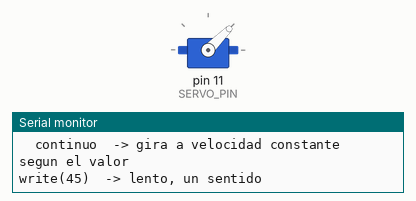
This sketch was run on a simulated Arduino Uno, built with avr-gcc and run on an emulated ATmega328P. Shown: servo, the last lines printed to the serial monitor.

Above: at 2.15 s.
At 5.25 s:
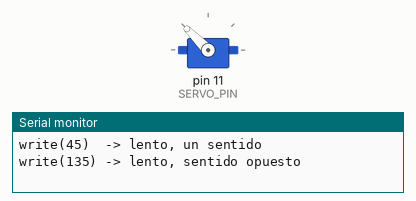
At 8.35 s:
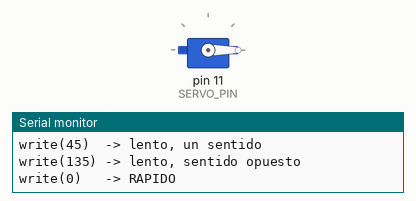
At 14.6 s:
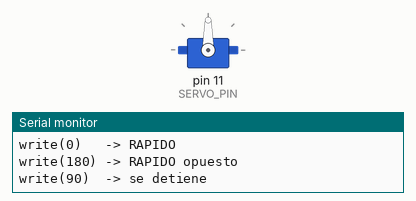
Timing chart, 0 to 18.4 s (numbered marks = the images above):
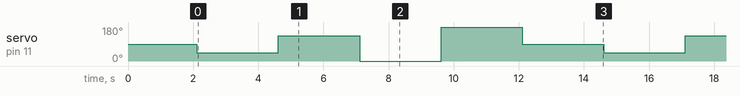

The sketch:

probar_servo.ino
```cpp
#include <Servo.h>

// --- SERVO DIAGNOSTICO v2 ---
// Tu resultado anterior ("se detiene pero da vueltas de mas") apunta a que el
// servo ES de ROTACION CONTINUA de 360° (tipo FS90R / MG996R modificado, le
// quitaron los topes internos). En esos servos write() controla VELOCIDAD:
//   90 = detenido, 0 = gira rapido en un sentido, 180 = gira rapido al otro.
//
// Esta prueba lo confirma definitivamente midiendo DIRECCION y VELOCIDAD:
//  - write(45)  -> si es continuo, girará DESPACIO en un sentido
//  - write(135) -> si es continuo, girará DESPACIO en el sentido opuesto
//  - write(0)   -> girará RAPIDO
//  - write(180) -> girará RAPIDO al otro lado
// En un servo ESTANDAR, 45/135/0/180 solo son posiciones (se detienen al llegar).

const int SERVO_PIN = 11;
Servo myServo;

void setup() {
  Serial.begin(9600);
  myServo.attach(SERVO_PIN);
  myServo.write(90); // detenerse (en continuo) o centro (en estandar)
  Serial.println("=== TEST SERVO v2 ===");
  Serial.println("Observa la VELOCIDAD de giro en cada paso:");
  Serial.println("  estandar  -> llega a una posicion y para");
  Serial.println("  continuo  -> gira a velocidad constante segun el valor");
  Serial.println("");
  delay(2000);
}

void loop() {
  test(45,  "write(45)  -> lento, un sentido");
  test(135, "write(135) -> lento, sentido opuesto");
  test(0,   "write(0)   -> RAPIDO");
  test(180, "write(180) -> RAPIDO opuesto");
  test(90,  "write(90)  -> se detiene");
}

void test(int angle, const char *message) {
  myServo.write(angle);
  Serial.println(message);
  delay(2500);
}
```

Measured:
- by itself, servo on pin 11 (SERVO_PIN): repeats every 12.5 s: 135° 2.5 s, 0° 2.5 s, 180° 2.5 s, 90° 2.5 s, 45° 2.5 s
